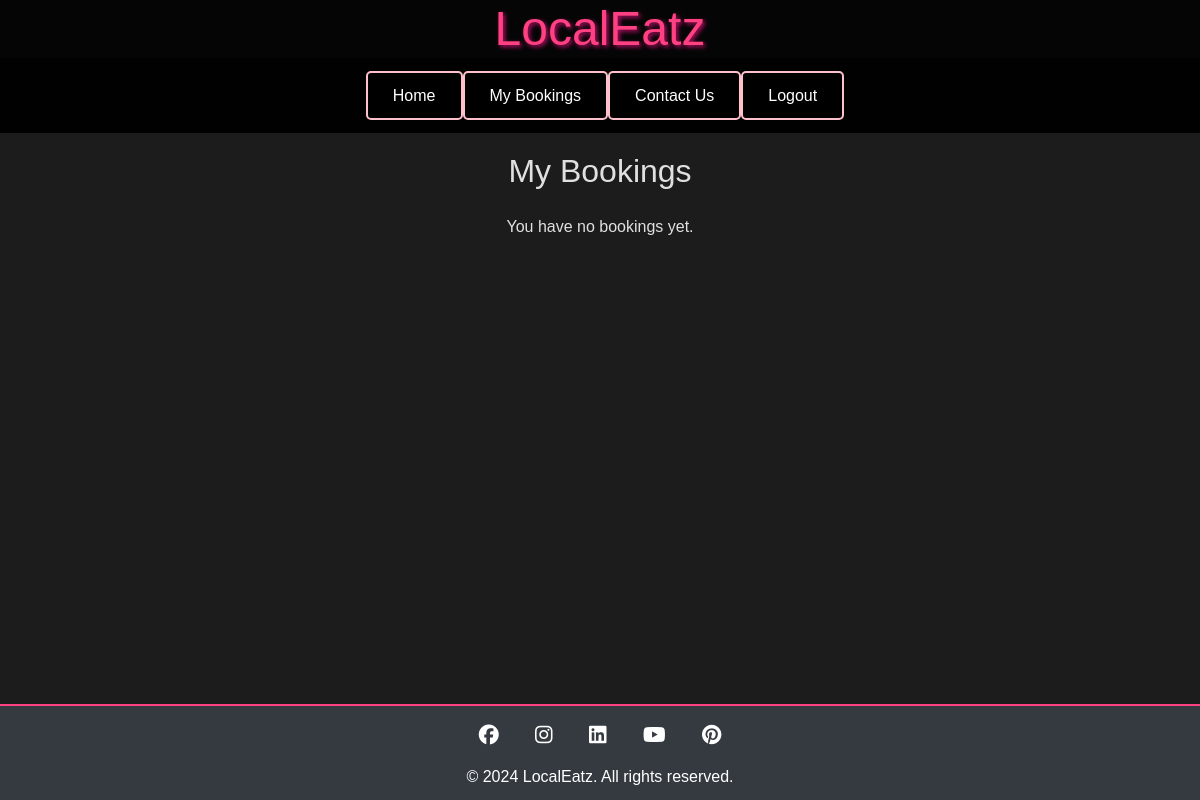
The page /restaurants/my-bookings/ (signed in) on the database as committed earlier.
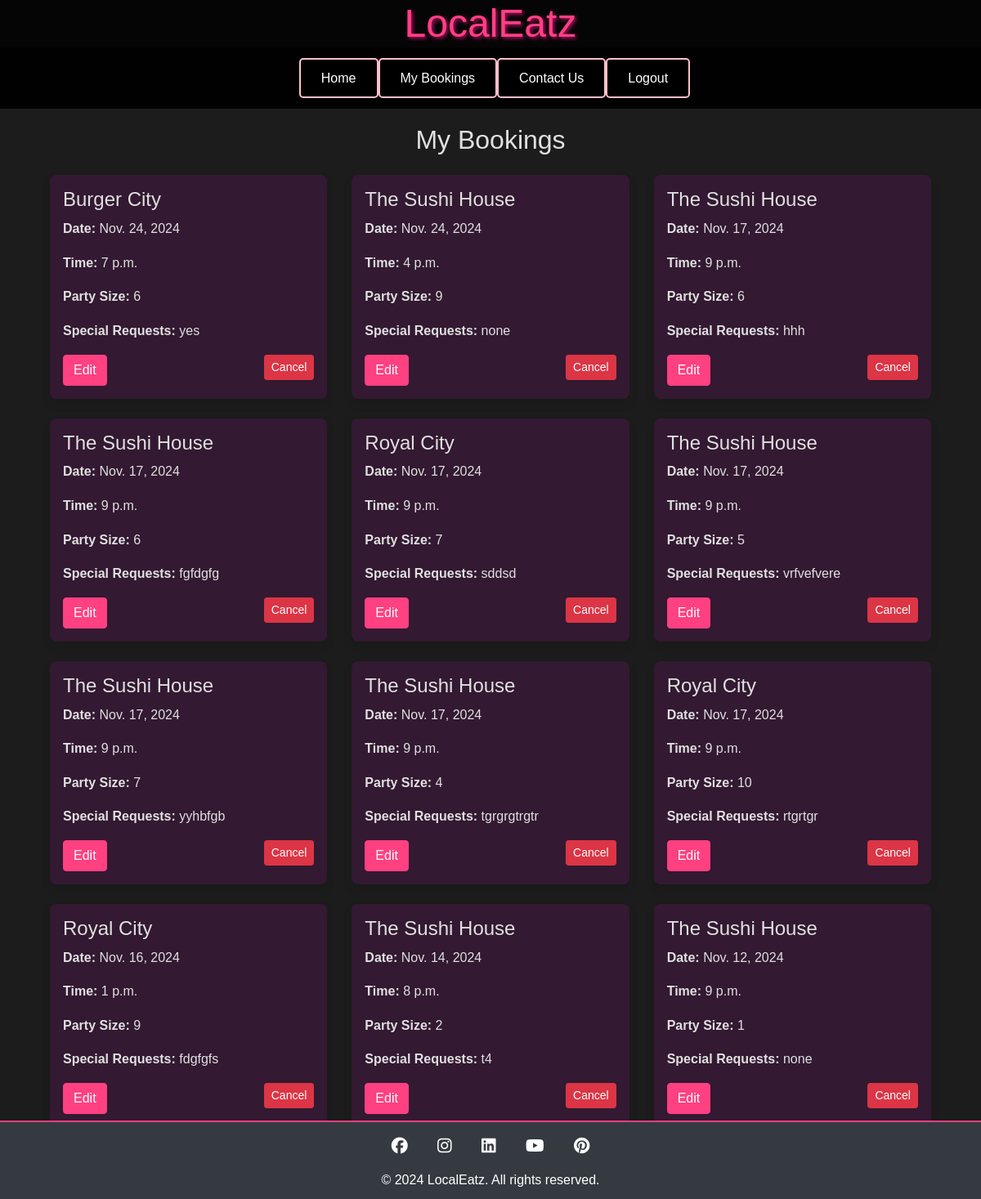
The same page on the database as committed later.
### restaurants/models.py (models this page shows, shortened)
class Booking(models.Model):
    user = models.ForeignKey(User, on_delete=models.SET_NULL, null=True)
    restaurant = models.ForeignKey(Restaurant, on_delete=models.CASCADE)
    name = models.CharField(max_length=100)
    email = models.EmailField()
    phone_number = models.CharField(max_length=15, blank=True)
    date = models.DateField()
    time = models.TimeField()
    party_size = models.PositiveIntegerField()
    special_requests = models.TextField(blank=True, null=True)
    created_at = models.DateTimeField(auto_now_add=True)
    updated_at = models.DateTimeField(auto_now=True)

class Restaurant(models.Model):
    name = models.CharField(max_length=255)
    address = models.CharField(max_length=255)
    description = models.TextField(blank=True)
    max_tables = models.PositiveIntegerField(default=3)
    cuisine_type = models.CharField(max_length=100, blank=True)

### restaurants/views.py (the view)
# urls.py: path('my-bookings/', views.my_bookings, name='my_bookings'),
@login_required
def my_bookings(request):
    bookings = Booking.objects.filter(user=request.user).order_by('-date', '-time')
    return render(request, 'restaurants/my_bookings.html', {'bookings': bookings})

### restaurants/templates/restaurants/my_bookings.html (shortened to what this page needs)
{% extends 'base.html' %}
{% block content %}
<div class="container mt-4">
    <h2 class="text-center mb-4">My Bookings</h2>
    {% if bookings %}
    <div class="row">
        {% for booking in bookings %}
        <div class="col-md-6 col-lg-4 mb-4">
            <div class="booking-item p-3">
                <h4>{{ booking.restaurant.name }}</h4>
                <p><strong>Date:</strong> {{ booking.date }}</p>
                <p><strong>Time:</strong> {{ booking.time }}</p>
                <p><strong>Party Size:</strong> {{ booking.party_size }}</p>
                {% if booking.special_requests %}
                <p><strong>Special Requests:</strong> {{ booking.special_requests }}</p>
                {% endif %}
                <div class="d-flex justify-content-between mt-3">
                    <a href="{% url 'edit_booking' booking.id %}" class="btn btn-primary">Edit</a>
                    <form method="GET" action="{% url 'cancel_booking' booking.id %}">
                        <button type="submit" class="btn btn-sm btn-danger">Cancel</button>
                    </form>
                </div>
            </div>
        </div>
        {% endfor %}
    </div>
    {% else %}
    <p class="text-center">You have no bookings yet.</p>
    {% endif %}
</div>
{% endblock %}

### templates/base.html (shortened to what this page needs)
{% load static %}
<!doctype html>
<html lang="en">
<head>
    {% block corecss %}
    <link rel="stylesheet" href="https://stackpath.bootstrapcdn.com/bootstrap/4.4.1/css/bootstrap.min.css"
>
    <link rel="stylesheet" href="{% static 'css/base.css' %}">
    {% endblock %}
</head>
<body>
    <header class="d-flex flex-column align-items-center">
        <h1>LocalEatz</h1>
        <nav class="navbar navbar-expand-lg navbar-dark" style="background-color: rgba(0, 0, 0, 0.8); width: 100%;">
            <div class="collapse navbar-collapse" id="navbarNav">
                <ul class="navbar-nav mx-auto text-center">
                    {% if user.is_authenticated %}
                    <li class="nav-item">
                        <a href="{% url 'home' %}" class="custom-btn">Home</a>
                    </li>
                    <li class="nav-item">
                        <a class="custom-btn" href="{% url 'my_bookings' %}">My Bookings</a>
                    </li>
                    <li class="nav-item">
                        <a class="custom-btn" href="{% url 'contact:contact' %}">Contact Us</a>
                    </li>
                    <li class="nav-item">
                        <a class="custom-btn" href="{% url 'account_logout' %}">Logout</a>
                    </li>
                    {% endif %}
                </ul>
            </div>
        </nav>
    </header>
    <main class="container mt-6 mb-9">
        {% block content %}{% endblock %}
    </main>
    <footer class="bg-dark text-center text-white py-3">
        <div class="social-icons mb-3">
            <a href="https://facebook.com" target="_blank" rel="noopener" class="text-white mx-3">
                <i class="fab fa-facebook fa-lg"></i>
            </a>
            <a href="https://www.instagram.com/" target="_blank" rel="noopener" class="text-white mx-3">
                <i class="fab fa-instagram fa-lg"></i>
            </a>
            <a href="https://ie.linkedin.com/" target="_blank" rel="noopener" class="text-white mx-3">
                <i class="fab fa-linkedin fa-lg"></i>
            </a>
            <a href="https://www.youtube.com/" target="_blank" rel="noopener" class="text-white mx-3">
                <i class="fab fa-youtube fa-lg"></i>
            </a>
            <a href="https://ie.pinterest.com/" target="_blank" rel="noopener" class="text-white mx-3">
                <i class="fab fa-pinterest fa-lg"></i>
            </a>
        </div>
        <p>&copy; 2024 LocalEatz. All rights reserved.</p>
    </footer>
</body>
</html>

### static/css/base.css (style rules this page uses)
* { margin: 0; padding: 0; box-sizing: border-box; }
body { font-family: 'Arial', sans-serif; background: #1c1c1c; color: #e0e0e0; line-height: 1.6; padding: 0; margin: 0; }
main { padding-top: 80px; padding-bottom: 200px; }
header { background: rgba(0, 0, 0, 0.8); color: #ff4081; text-align: center; position: fixed; width: 100%; top: 0; left: 0; z-index: 1000; }
header h1 { font-size: 3rem; margin: 0; text-shadow: 2px 2px 4px rgba(255, 20, 147, 0.7); }
.booking-item { background: rgba(255, 0, 230, 0.1); border-radius: 8px; padding: 1.5rem; box-shadow: 0 6px 12px rgba(0, 0, 0, 0.1); text-align: left; transition: background 0.3s ease, transform 0.3s ease; }
.btn-primary { background-color: #ff4081; color: #fff; border-radius: 4px; border-color: #ff4081; }
.custom-btn { background-color: black; color: white; border: 2px solid pink; border-radius: 5px; padding: 10px 20px; text-decoration: none; margin: 5px; transition: all 0.3s ease-in-out; display: inline-block; width: 100%; }
.navbar-nav { flex-direction: column; }
main { padding: 4rem 1rem 4rem !important; margin-top: 4rem; }
footer { background: rgba(0, 0, 0, 0.8); color: #ff4081; text-align: center; position: fixed; margin-top: 0%; height: 12vh; width: 100%; bottom: 0; left: 0; z-index: 1000; border-top: 2px solid #ff4081; }

Rows that differ between the two databases and show on the page:
added Booking: restaurant.name "Burger City", date "Nov. 24, 2024", time "7 p.m.", party_size "6", special_requests "yes"
added Booking: restaurant.name "The Sushi House", date "Nov. 24, 2024", time "4 p.m.", party_size "9", special_requests "none"
added Booking: restaurant.name "The Sushi House", date "Nov. 17, 2024", time "9 p.m.", party_size "6", special_requests "hhh"
added Booking: restaurant.name "The Sushi House", date "Nov. 17, 2024", time "9 p.m.", party_size "6", special_requests "fgfdgfg"
added Booking: restaurant.name "Royal City", date "Nov. 17, 2024", time "9 p.m.", party_size "7", special_requests "sddsd"
added Booking: restaurant.name "The Sushi House", date "Nov. 17, 2024", time "9 p.m.", party_size "5", special_requests "vrfvefvere"
added Booking: restaurant.name "The Sushi House", date "Nov. 17, 2024", time "9 p.m.", party_size "7", special_requests "yyhbfgb"
added Booking: restaurant.name "The Sushi House", date "Nov. 17, 2024", time "9 p.m.", party_size "4", special_requests "tgrgrgtrgtr"
added Booking: restaurant.name "Royal City", date "Nov. 17, 2024", time "9 p.m.", party_size "10", special_requests "rtgrtgr"
added Booking: restaurant.name "Royal City", date "Nov. 16, 2024", time "1 p.m.", party_size "9", special_requests "fdgfgfs"
added Booking: restaurant.name "The Sushi House", date "Nov. 14, 2024", time "8 p.m.", party_size "2", special_requests "t4"
added Booking: restaurant.name "The Sushi House", date "Nov. 12, 2024", time "9 p.m.", party_size "1", special_requests "none"
Other text that changed with them:
text no longer shown: "You have no bookings yet."
